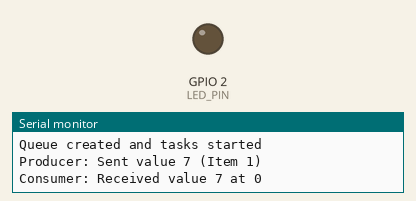
Recording of a sketch running on a simulated ESP32. Shown: output pins drawn as LEDs (lit = HIGH), the last lines printed to the serial monitor. Random numbers use the default seed unless the sketch sets one.

Above: at 0.1 s.
At 23.6 s:
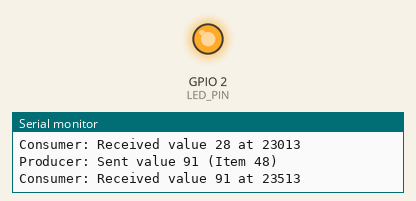
Timing chart, 0 to 40.0 s (numbered marks = the images above):
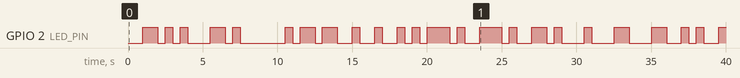

The sketch:

sketch.ino
```cpp
/*
 * Queue - Queue Communication
 *
 * Konsep: Mengirim data antar task menggunakan queue
 *
 * Komponen:
 * - LED (D2)
 *
 * Pinout:
 * - LED -> GPIO 2
 */

#include <freertos/FreeRTOS.h>
#include <freertos/task.h>
#include <freertos/queue.h>

const int LED_PIN = 2;

// Queue handle
QueueHandle_t dataQueue;

// Data structure
struct SensorData {
  int value;
  unsigned long timestamp;
};

void setup() {
  Serial.begin(115200);
  pinMode(LED_PIN, OUTPUT);

  Serial.println("Queue Demo Started");

  // Create queue with 10 items
  dataQueue = xQueueCreate(10, sizeof(SensorData));

  if (dataQueue == NULL) {
    Serial.println("Failed to create queue");
    return;
  }

  // Create producer task
  xTaskCreate(
    producerTask,
    "Producer",
    2048,
    NULL,
    1,
    NULL
  );

  // Create consumer task
  xTaskCreate(
    consumerTask,
    "Consumer",
    2048,
    NULL,
    1,
    NULL
  );

  Serial.println("Queue created and tasks started");
}

void producerTask(void* parameter) {
  int counter = 0;
  SensorData data;

  while (1) {
    // Generate data
    data.value = random(0, 100);
    data.timestamp = millis();
    counter++;

    // Send to queue
    if (xQueueSend(dataQueue, &data, 0) == pdPASS) {
      Serial.print("Producer: Sent value ");
      Serial.print(data.value);
      Serial.print(" (Item ");
      Serial.print(counter);
      Serial.println(")");
    } else {
      Serial.println("Producer: Queue full!");
    }

    vTaskDelay(500 / portTICK_PERIOD_MS);
  }
}

void consumerTask(void* parameter) {
  SensorData receivedData;

  while (1) {
    // Receive from queue
    if (xQueueReceive(dataQueue, &receivedData, portMAX_DELAY) == pdPASS) {
      Serial.print("Consumer: Received value ");
      Serial.print(receivedData.value);
      Serial.print(" at ");
      Serial.println(receivedData.timestamp);

      // Process data
      if (receivedData.value > 50) {
        digitalWrite(LED_PIN, HIGH);
      } else {
        digitalWrite(LED_PIN, LOW);
      }
    }
  }
}

void loop() {
  vTaskDelay(1000 / portTICK_PERIOD_MS);
}
```

Measured:
- by itself, GPIO 2 (LED_PIN): LOW → HIGH at 1.0 s, → LOW 1.0 s later, → HIGH 0.50 s later, → LOW 0.50 s later, … (47 changes in this stretch)
